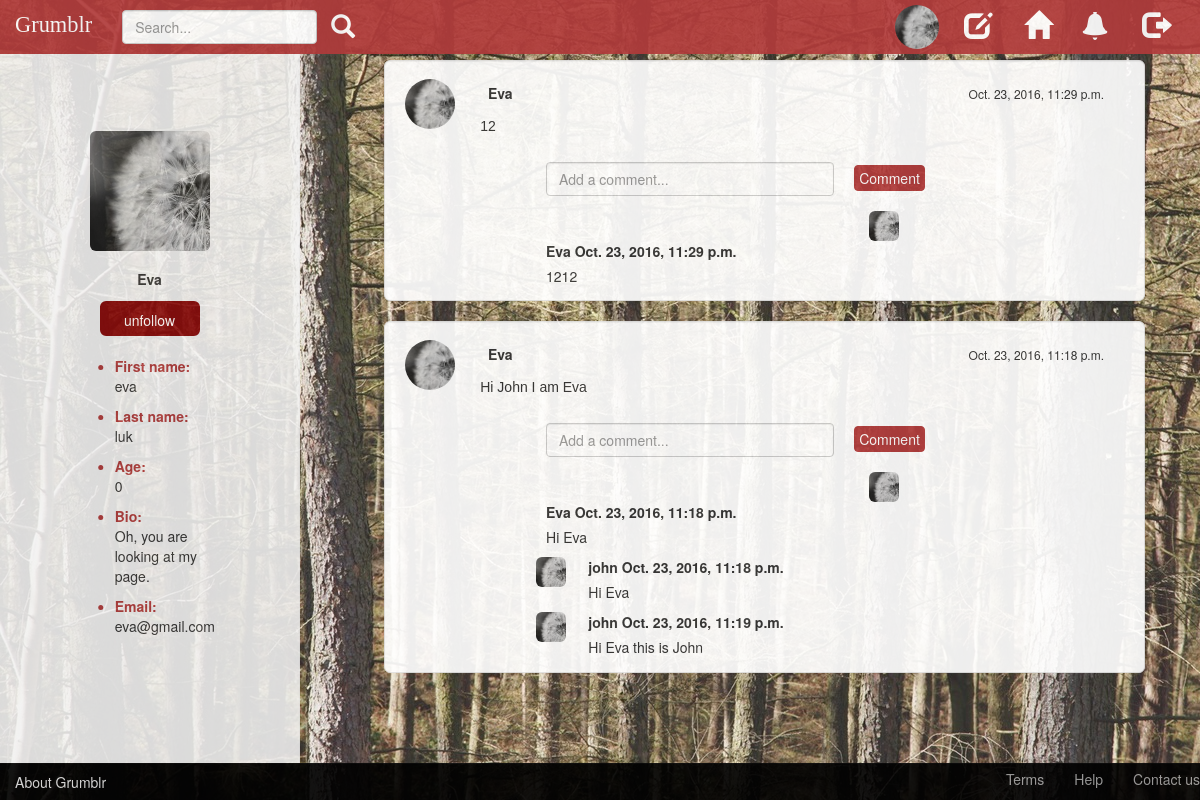
/profile/3 (signed in), run on the app's committed database.
### grumblr/models.py (models this page shows, shortened)
class Profile(models.Model):
    user = models.OneToOneField(
        User,
        on_delete=models.CASCADE,
        primary_key=True,
    )
    age = models.IntegerField(default=0,blank=True)
    bio = models.CharField(max_length=420, default='0',blank=True)
    picture = models.ImageField(upload_to="user-photos/",default='no-img.jpg',blank=True)
    follows = models.ManyToManyField('Profile', related_name='followed_by', symmetrical=False)

class Post(models.Model):
    text = models.CharField(max_length=42)
    user = models.ForeignKey(User)
    time = models.DateTimeField(auto_now_add=True, blank=True)

class Comment(models.Model):
    user = models.ForeignKey(User, related_name='comment_by')
    post = models.ForeignKey(Post, related_name='comment_of')
    content = models.CharField(max_length=200)
    time = models.DateTimeField(auto_now_add=True, blank=True)

### grumblr/views.py (the view)
# urls.py: url(r'^profile/(?P<id>\d+)$', views.profile, name='profile'),
@login_required
def profile(request, id):
    try:
        login_user = request.user
        current_user = User.objects.get(id=id)
        posts = Post.objects.filter(user=current_user).order_by('time').reverse()
        if login_user.profile in current_user.profile.followed_by.all():
            follow = 'unfollow'
        else:
            follow = 'follow'
        context = {'posts': posts, 'current_user': current_user, 'follow': follow}
        return render(request, "profile.html", context)
    except ObjectDoesNotExist:
        posts = Post.objects.filter().order_by('time').reverse()
        context = {'posts': posts}
        return render(request, "globalStream.html", context)

### templates/profile.html (shortened to what this page needs)
{% extends "base.html" %}
{% load staticfiles %}
{% block style %}
    <link href="{% static 'css/grumblr.css' %}" rel="stylesheet">
    <link href="{% static 'css/profile.css' %}" rel="stylesheet">
{% endblock %}
{% block navbar_header %}
    <a class="navbar-brand" href="{% url 'globalStream' %}">Grumblr</a>
{% endblock %}
{% block navbar_right %}
    <ul class="nav navbar-nav navbar-right">
        <li>
            <div>
                <a href="{% url 'profile' user.id %}">
                    <img src="{{ user.profile.picture.url }}" class="img-circle" alt="personal icon" width="44"
                         height="44">
                </a>
            </div>
        </li>
        <li>
            <a type="button" class="btn btn-default btn-md btn-icon-left" href="{% url 'editProfile' %}">
                <span class="glyphicon glyphicon-edit nav-glyphicon" aria-hidden="true"></span>
            </a>
        </li>
        <li>
            <a type="button" href="{% url 'globalStream' %}" class="btn btn-default btn-md btn-icon-left"><span
                    class="glyphicon glyphicon-home nav-glyphicon" aria-hidden="true"></span>
            </a>
        </li>
        <li>
            <button type="button" class="btn btn-default btn-md btn-icon-mid"><span
                    class="glyphicon glyphicon-bell nav-glyphicon" aria-hidden="true"></span>
            </button>
        </li>
        <li>
            <a type="button" class="btn btn-default btn-md btn-icon-right" href="{% url 'userlogout' %}"><span
                    class="glyphicon glyphicon-log-out nav-glyphicon" aria-hidden="true"></span>
            </a>
        </li>
    </ul>
{% endblock %}
{% block content %}
    <div class="col-sm-4 col-md-3 sidebar profile-container">
        <div class="profile-image">
            <img src="{{ current_user.profile.picture.url }}" class="img-rounded" alt="personal icon" width="120"
                 height="120">
        </div>
        <div class="profile-username">
            <label>{{ current_user.username }}</label>
        </div>
        {% if current_user.id != user.id %}
            <div class="profile-addfriend">
                <a href="{% url 'follow' current_user.id %}" type="button" class="btn btn-lg btn-primary btn-add">
                    {{ follow }}</a>
            </div>
            <div class="profile-content">
                <ul>
                    <li class="profile-tag">First name:</li>
                    <p>{{ current_user.first_name }}</p>
                    <li class="profile-tag">Last name:</li>
                    <p>{{ current_user.last_name }}</p>
                    <li class="profile-tag">Age:</li>
                    <p>{{ current_user.profile.age }}</p>
                    <li class="profile-tag">Bio:</li>
                    <p>{{ current_user.profile.bio }}</p>
                    <li class="profile-tag">Email:</li>
                    <p>{{ current_user.email }}</p>
                </ul>
            </div>
        {% endif %}
    </div>
    <div class="col-sm-9 col-sm-offset-3 col-md-10 col-md-offset-2 main">
        {% for post in posts %}
            <div id="post-{{ post.id }}" class="well post-container">
                <a href="{% url 'profile' post.user.id %}" class="post-photo">
                    <img src="{{ post.user.profile.picture.url }}" class="img-circle" alt="personal icon" width="50"
                         height="50">
                </a>
                <div class="post-name">
                    <label>{{ post.user.username }}</label>
                </div>
                <div class="post-time">
                    <p>{{ post.time }}</p>
                </div>
                <div class="post-content">
                    <p>{{ post.text }}</p>
                </div>
                <div class="comments-container">
                    <form class="comment-form" method="post">
                        <br>
                        <div class="col-sm-8">
                            <input type="text" id="comment-input-{{ post.id }}" name="content" maxlength="200"
                                   placeholder="Add a comment..." class="form-control" required/>
                        </div>
                        <input type="submit" id="comment-btn-{{ post.id }}" class="btn btn-primary btn-comment" value="Comment">
                    </form>
                    <div class="comments-list-container">
                    <ol id="comments-list-{{ post.id }}" class="comments-list">
                        {% for comment in post.comment_of.all %}
                            <li id="comment-{{ comment.id }}" class="comment">
                                <div class="row">
                                    <div id="comment-userprofile" class="col-sm-1">
                                        <a href="{% url 'profile' comment.user.id %}" class="comment-photo">
                                            <img src="{{ comment.user.profile.picture.url }}" class="img-rounded"
                                                 alt="personal icon" width="30" height="30">
                                        </a>
                                    </div>
                                    <div class="col-sm-10 comment-text">
                                        <span><label id="comment-username">{{ comment.user.username }}</label></span>
                                        <span><label id="comment-time">{{ comment.time }}</label></span>
                                        <p id="comment-content">{{ comment.content }}</p>
                                    </div>
                                </div>
                            </li>
                        {% endfor %}
                    </ol>
                    </div>
                    <br>
                </div>
            </div>
        {% endfor %}
    </div>
{% endblock %}

### static/css/grumblr.css (style rules this page uses)
body { padding-top: 40px; padding-bottom: 40px; background-color: #eee; }
.navbar-nav > li > a { padding-top: 5px !important; padding-bottom: 5px !important; }
.navbar-brand { color: white !important; font-size: 1.6em !important; font-family: 'Comic Sans MS' !important; }
.sidebar { display: none; }
@media (min-width: 768px) { .sidebar { position: fixed; top: 51px; bottom: 0; left: 0; z-index: 1000; display: block; padding: 20px; overflow-x: hidden; overflow-y: auto; background-color: #f5f5f5; border-right: 1px solid #eee; } }
.main { padding: 20px; }
@media (min-width: 768px) { .main { padding-right: 40px; padding-left: 40px; } }
.comments-container { text-align: left; overflow: hidden; position: relative; z-index: 1; padding-left: 2%; padding-right: 2%; width: 70%; margin-left: 15%; margin-right: 15%; margin-top: 3%; }

### static/css/profile.css (style rules this page uses)
body { padding-top: 40px; padding-bottom: 40px; background-color: #eee; background-image: url(../images/background.jpg); height: auto; opacity: 0.92; }
.sidebar { height: auto !important; }
.navbar-nav > li > a { padding-top: 5px !important; padding-bottom: 5px !important; }
.profile-container { opacity: 0.95; }
.profile-tag { color: #B13B3B; font-weight: bold; }
.profile-image { position: absolute; z-index: 1; top: 80px !important; left: 50% !important; transform: translate(-50%, 0) !important; }
.profile-username { position: absolute; z-index: 1; top: 218px; left: 50%; transform: translate(-50%, 0); }
.profile-addfriend { position: absolute; z-index: 1; top: 250px; left: 50%; transform: translate(-50%, 0); }
.profile-content { position: absolute; z-index: 1; top: 305px; margin-bottom: 100px; left: 50%; transform: translate(-50%, 0); }
.img-circle { margin-top: 10%; margin-right: 10px; }
.btn-icon-left { background-color: transparent; border: none; outline: none; margin-top: 10%; margin-right: 2px; }
.btn-icon-mid { background-color: transparent; border: none; outline: none; margin-top: 10%; margin-right: 6px; }
.btn-icon-right { background-color: transparent; border: none; outline: none; margin-top: 6%; margin-right: 30px; }
.nav-glyphicon { color: white; font-size: 2em; }
.post-container { text-align: left; overflow: hidden; position: relative; background-color: white; border-radius: 6px; z-index: 1; min-height: 180px; background-size: cover; padding-left: 2%; padding-right: 2%; padding-bottom: 5%; margin-left: 15%; }
.post-photo { position: absolute; z-index: 1; top: 12px; left: 50px; transform: translate(-50%, 0); }
.post-name { position: absolute; z-index: 1; top: 22px; left: 115px; transform: translate(-50%, 0); }
.post-time { position: absolute; z-index: 1; top: 24px; right: 40px; font-size: 12px; }
.post-content { position: absolute; z-index: 1; top: 55px; left: 95px; right: 25px; font-family: "Arial"; font-weight: lighter !important; }
.comments-container { position: relative; z-index: 1; top: 40px; left: 5px; right: 5px; }
.btn-comment { background: #B13B3B; padding: 2px 4px; border: 1px solid #B13B3B; color: white; margin-left: 5px; margin-top: 3px; }
.comments-list-container { position: relative; z-index: 1; top: 20px; left: 5px; right: 5px; }
.comments-list { padding: 0; margin: 0; list-style-type: none; }
.comment { position: relative; }
.comment-text { position: relative; left: 10px; }
.btn-add { text-align: center; background: #880909; border: 2px solid #880909; color: white; width: 100px; height: 35px; padding: 8px 16px !important; font-size: 14px !important; }

### data on the page
Post: user.profile.picture (placeholder picture), user.username "Eva", time "Oct. 23, 2016, 11:29 p.m.", text "12"
Comment: user.profile.picture (placeholder picture), user.username "Eva", time "Oct. 23, 2016, 11:29 p.m.", content "1212"
Post: user.profile.picture (placeholder picture), user.username "Eva", time "Oct. 23, 2016, 11:18 p.m.", text "Hi John I am Eva"
Comment: user.profile.picture (placeholder picture), user.username "Eva", time "Oct. 23, 2016, 11:18 p.m.", content "Hi Eva"
Comment: user.profile.picture (placeholder picture), user.username "john", time "Oct. 23, 2016, 11:18 p.m.", content "Hi Eva"
Comment: user.profile.picture (placeholder picture), user.username "john", time "Oct. 23, 2016, 11:19 p.m.", content "Hi Eva this is John"

### other printed values
{{ current_user.username }} "Eva"
{{ follow }} "unfollow"
{{ current_user.first_name }} "eva"
{{ current_user.last_name }} "luk"
{{ current_user.profile.age }} "0"
{{ current_user.profile.bio }} "Oh, you are looking at my page."
{{ current_user.email }} "eva@gmail.com"
